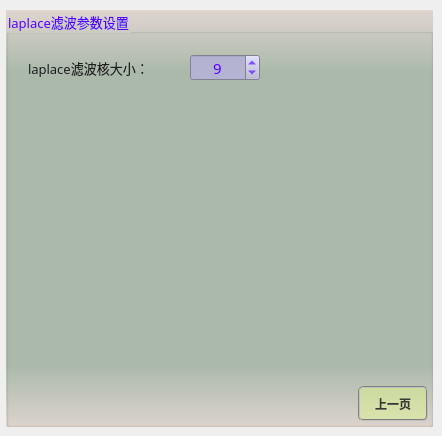
       <widget class="QWidget" name="page_11">
        <widget class="QGroupBox" name="groupParam_10">
         <property name="geometry">
          <rect>
           <x>6</x>
           <y>10</y>
           <width>427</width>
           <height>417</height>
          </rect>
         </property>
         <property name="font">
          <font>
           <family>微软雅黑</family>
           <pointsize>10</pointsize>
          </font>
         </property>
         <property name="styleSheet">
          <string notr="true">background-color: qlineargradient(x1:0, y1:0, x2:0, y2:1, stop:0 #dfd5cf, stop: 0.15 #acbbac, stop: 0.85 #acbbac,stop:1 #dfd5cf);
color: rgb(85, 0, 255);</string>
         </property>
         <property name="title">
          <string>laplace滤波参数设置</string>
         </property>
         <widget class="QPushButton" name="btnLaplaceBack">
          <property name="geometry">
           <rect>
            <x>352</x>
            <y>376</y>
            <width>70</width>
            <height>35</height>
           </rect>
          </property>
          <property name="minimumSize">
           <size>
            <width>70</width>
            <height>30</height>
           </size>
          </property>
          <property name="font">
           <font>
            <family>微软雅黑</family>
            <pointsize>9</pointsize>
            <weight>75</weight>
            <italic>false</italic>
            <bold>true</bold>
           </font>
          </property>
          <property name="styleSheet">
           <string notr="true">QWidget{ background-color: rgba(225, 255, 127,100);}
QWidget{ color: rgb(55, 55, 55);}
QWidget{ border: 2px groove gray;border-radius: 5px;padding: 2px 4px;}
QPushButton:hover{ background-color: rgba(225, 255, 127,150);}
QPushButton:pressed{background-color: rgba(225, 255, 127,255);}</string>
          </property>
          <property name="text">
           <string>上一页</string>
          </property>
         </widget>
         <widget class="QLabel" name="label_22">
          <property name="geometry">
           <rect>
            <x>22</x>
            <y>48</y>
            <width>161</width>
            <height>19</height>
           </rect>
          </property>
          <property name="font">
           <font>
            <family>微软雅黑</family>
            <pointsize>10</pointsize>
           </font>
          </property>
          <property name="styleSheet">
           <string notr="true">color: rgb(30, 30, 30);
background: transparent;</string>
          </property>
          <property name="text">
           <string>laplace滤波核大小：</string>
          </property>
         </widget>
         <widget class="QSpinBox" name="spinLaplaceKSize">
          <property name="geometry">
           <rect>
            <x>184</x>
            <y>44</y>
            <width>70</width>
            <height>27</height>
           </rect>
          </property>
          <property name="font">
           <font>
            <family>微软雅黑</family>
            <pointsize>11</pointsize>
           </font>
          </property>
          <property name="toolTip">
           <string/>
          </property>
          <property name="styleSheet">
           <string notr="true">QWidget{color: rgb(85, 0, 255);background-color: rgb(180, 180, 210);}
QSpinBox::up-button{
    border:transparent;
}
QSpinBox::down-button{
    border:transparent;
}
QSpinBox::up-arrow{
    image:url(:/resource/up.png);
}
QSpinBox::down-arrow{
    image:url(:/resource/down.png);
}</string>
          </property>
          <property name="alignment">
           <set>Qt::AlignCenter</set>
          </property>
          <property name="minimum">
           <number>1</number>
          </property>
          <property name="maximum">
           <number>101</number>
          </property>
          <property name="singleStep">
           <number>1</number>
          </property>
          <property name="value">
           <number>9</number>
          </property>
         </widget>
        </widget>
       </widget>
